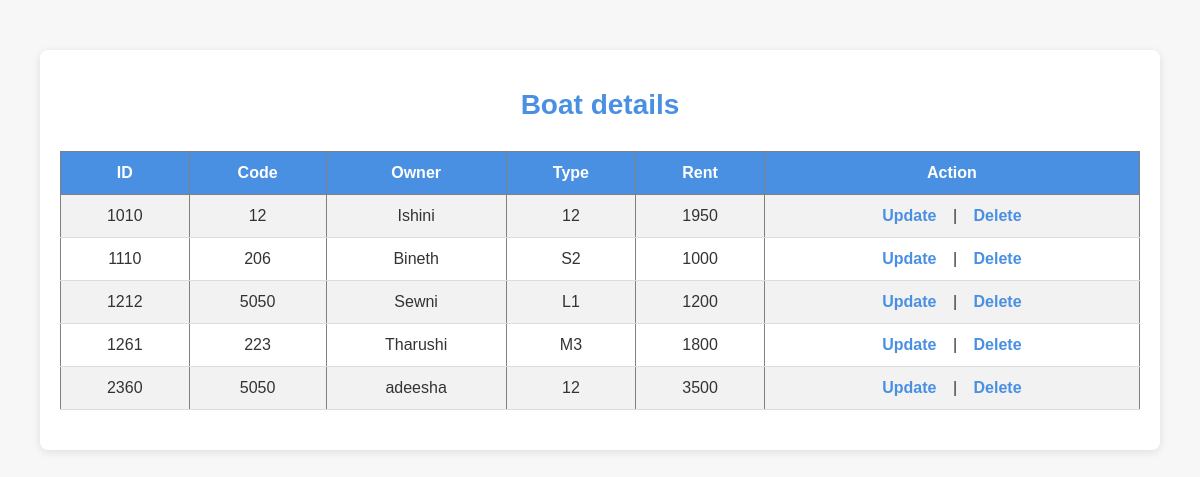
The page /boat/Iread.php on the database its author committed.
### tables this page shows
CREATE TABLE `boat1` (
  `ID` varchar(10) NOT NULL,
  `code` int(10) NOT NULL,
  `owner` varchar(20) NOT NULL,
  `type` varchar(20) NOT NULL,
  `rent` float NOT NULL
);

### boat/Iread.php (the view, shortened to what this page needs)
<!DOCTYPE html>
<html lang="en">
<head>
    <link rel="stylesheet" href="css/Iboat.css">
</head>
<body>
    <div class="container">
        <h1>Boat details </h1>
<?php
require 'iconfig.php';
$sql = "SELECT * FROM boat1";
$result = $con->query($sql);
if ($result->num_rows > 0) {
    echo "<table border='1' width='100%' cellpadding='10' cellspacing='0'>";
    echo "<tr>
            <th>ID</th>
            <th>Code</th>
            <th>Owner</th>
            <th>Type</th>
            <th>Rent</th>
            <th>Action</th>
          </tr>";
    while ($row = $result->fetch_assoc()) {
        echo "<tr>";
        echo "<td>" . $row["ID"] . "</td>";
        echo "<td>" . $row["code"] . "</td>";
        echo "<td>" . $row["owner"] . "</td>";
        echo "<td>" . $row["type"] . "</td>";
        echo "<td>" . $row["rent"] . "</td>";
        echo "<td>
                <a href='Iupdateboat.php?ID=" . $row["ID"] . "'>Update</a> |
                <a href='Ideleteboat.php?ID=" . $row["ID"] . "' onclick=\"return confirm('Are you sure you want to delete this record?');\">Delete</a>
              </td>";
        echo "</tr>";
    }
    echo "</table>";
} else {
    echo "No results found";
}
?>
</div>
</body>
</html>

### boat/css/Iboat.css (style rules this page uses)
body { font-family: 'Arial', sans-serif; background-color: #f7f7f7; color: #333; margin: 0; padding: 0; box-sizing: border-box; }
.container { width: 90%; max-width: 1200px; margin: 50px auto; background-color: white; padding: 20px; box-shadow: 0 2px 8px rgba(0, 0, 0, 0.1); border-radius: 8px; }
table { width: 100%; border-collapse: collapse; margin: 20px 0; font-size: 16px; text-align: left; background-color: white; }
table th { background-color: #4a90e2; color: white; padding: 12px 15px; text-align: center; font-weight: bold; }
table td { padding: 12px 15px; border-bottom: 1px solid #ddd; text-align: center; }
table tr:nth-child(even) { background-color: #f2f2f2; }
table a { text-decoration: none; color: #4a90e2; font-weight: bold; padding: 6px 12px; border-radius: 4px; transition: background-color 0.3s ease, color 0.3s ease; }
h1 { text-align: center; font-size: 28px; color: #4a90e2; margin-bottom: 30px; }
.container { padding: 20px; }

### rows shown on the page
boat1: ID "1010", code "12", owner "Ishini", type "12", rent "1950"
boat1: ID "1110", code "206", owner "Bineth", type "S2", rent "1000"
boat1: ID "1212", code "5050", owner "Sewni", type "L1", rent "1200"
boat1: ID "1261", code "223", owner "Tharushi", type "M3", rent "1800"
boat1: ID "2360", code "5050", owner "adeesha", type "12", rent "3500"
